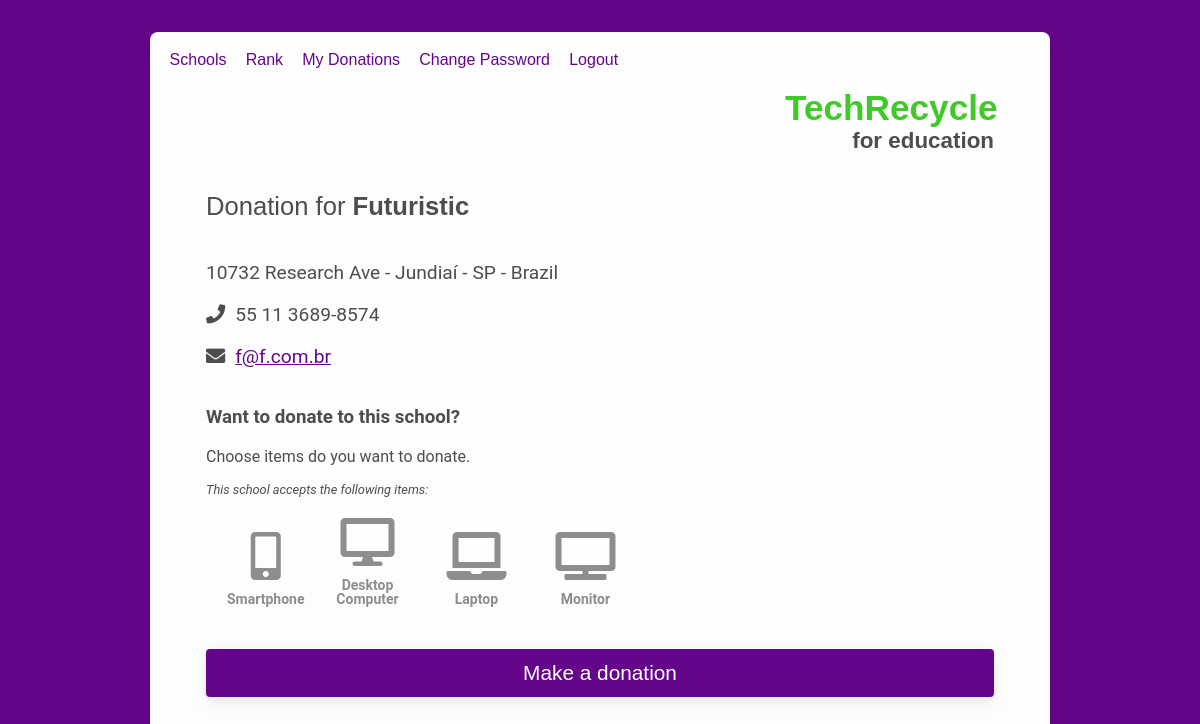
The page /school/1 (signed in) on the database its author committed.
### tables this page shows
CREATE TABLE "schools" (
	"id"	INTEGER,
	"name"	VARCHAR(255),
	"address"	VARCHAR(255),
	"city"	VARCHAR(255),
	"state"	VARCHAR(255),
	"country"	VARCHAR(255),
	"phone"	VARCHAR(20),
	"email"	VARCHAR(255),
	"password"	VARCHAR(255),
	"latitude"	Decimal(8, 6),
	"longitude"	Decimal(9, 6),
	"photo"	VARCHAR(255),
	PRIMARY KEY("id")
);

CREATE TABLE "school_items" (
	"id"	INTEGER,
	"school_id"	INTEGER NOT NULL,
	"item_id"	INTEGER NOT NULL,
	PRIMARY KEY("id" AUTOINCREMENT)
);

CREATE TABLE 'items' ( 'id' INTEGER PRIMARY KEY, 'name' VARCHAR(255), 'description' VARCHAR(255), 'icon' VARCHAR(255), 'scores' INTEGER );

### app.py (the view)
@app.route('/school/<schoolId>')
def ong(schoolId):
    if 'userId' in session:
        con = sql.connect(DATABASE)
        con.row_factory = sql.Row
        cursor = con.cursor()
        cursor.execute('SELECT * FROM `schools` WHERE id=?', [schoolId])
        school = cursor.fetchone()
        cursor.execute(
            'SELECT * FROM school_items INNER JOIN items ON items.id = school_items.item_id WHERE school_items.school_id=?', [schoolId])
        items = cursor.fetchall()
        return render_template('school.html', school=school, items=items)
    else:
        return redirect('/login')

### templates/school.html (shortened to what this page needs)
{% extends "layout.html" %} {% block link %}
<link rel="stylesheet" href="{{ url_for('static', filename='css/all.css') }}" />
{% endblock %} {% block pageTitle %} <span class="title">Donation for</span> {{
school['name'] }}{% endblock %} {% block content %}
<div id="school">
  <ul class="school-info">
    <li class="address">
      {{ school['address'] }} - {{ school['city'] }} - {{ school['state'] }} -
      {{ school['country'] }}
    </li>
    <li class="phone"><i class="fas fa-phone"> </i>{{ school['phone'] }}</li>
    <li class="email">
      <i class="fas fa-envelope"> </i
      ><a href="mailto:{{ school['email'] }}">{{ school['email'] }}</a>
    </li>
  </ul>
  <form action="/donate/{{ school['id'] }}" method="POST">
    <h3 class="marg-t marg-b">Want to donate to this school?</h3>
    <h4 class="marg-b normal">Choose items do you want to donate.</h4>
    <p class="descr">This school accepts the following items:</p>
    <div class="checks">
      <ul>
        {% for item in items %}
        <li>
          <label for="check-{{ item['name'] }}">
            <i class="fas {{ item['icon'] }} fa-3x">
              <h4 class="center">{{ item['name'] }}</h4>
            </i>
          </label>
        </li>
        {% endfor%}
      </ul>
    </div>
    <input type="submit" value="Make a donation" class="button solid" />
  </form>
</div>
{% endblock %}

### static/css/style.css (style rules this page uses)
:root { --primary: #4d4d4d; --secondary: #ffffff; --white: #fdfdfd; --darkgray: #3d3d3d; --lightgray: #8d8d8d; --lightergray: #f3f3f3; --green: #3fca28; --purple: #65068a; --font: 'Roboto', sans-serif; --shadow-small: 0px 2px 2px rgba(0, 0, 0, 0.04), 0px 2px 8px rgba(0, 0, 0, 0.08); --shadow: 0px 4px 4px rgba(0, 0, 0, 0.04), 0px 4px 16px rgba(0, 0, 0, 0.08); --shadow-big: 0px 8px 8px rgba(0, 0, 0, 0.04), 0px 8px 32px rgba(0, 0, 0, 0.08); }
* { margin: 0; padding: 0; -webkit-box-sizing: border-box; box-sizing: border-box; }
html, body, #root { max-height: 100vh; max-width: 100vw; height: 100%; width: 100%; }
body { padding: 2em; font-family: var(--font); color: var(--primary); background-color: var(--purple); }
a { color: var(--purple); }
header span { font-size: 1.4em; font-weight: bold; color: var(--primary); }
.button { width: 100%; font-size: 1.3em; text-align: center; text-decoration: none; border-radius: 4px; padding: 12px; margin: 20px 0; outline: none; border: none; cursor: pointer; display: block; -webkit-box-shadow: var(--shadow); box-shadow: var(--shadow); -webkit-transition: all 300ms ease-out; transition: all 300ms ease-out; }
.solid { color: var(--secondary); background-color: var(--purple); }
input[type='submit'], input[type='button'] { width: 100%; font-size: 1.3em; padding: 12px; margin: 20px 0; border: none; outline: none; cursor: pointer; -webkit-box-shadow: var(--shadow); box-shadow: var(--shadow); -webkit-transition: all 300ms ease-out; transition: all 300ms ease-out; }
.title { font-weight: normal; font-size: 1em; }
#school { height: 100%; display: -webkit-box; display: -ms-flexbox; display: flex; -webkit-box-orient: vertical; -webkit-box-direction: normal; -ms-flex-direction: column; flex-direction: column; -ms-flex-pack: distribute; justify-content: space-around; }
#school .descr { margin-top: 5px; font-size: 0.8em; font-style: italic; }
#school .school-info li { margin: 1em 0; font-size: 1.2em; }
#school .school-info li i { margin-right: 10px; }
#school ul li { list-style: none; }
#school .checks ul { list-style-type: none; }
#school .checks li { display: inline-block; }
#school .checks label { width: 85px; text-align: center; border: 1px solid var(--white); border-radius: 8px; padding: 10px; color: var(--lightgray); display: block; position: relative; margin: 10px; cursor: pointer; }
#school .checks label:before { background-color: var(--white); color: var(--white); content: ' '; display: block; border-radius: 50%; position: absolute; top: -7px; left: 60px; width: 30px; height: 30px; text-align: center; line-height: 28px; -webkit-transition-duration: 0.4s; transition-duration: 0.4s; -webkit-transform: scale(0); transform: scale(0); }
#school .checks label i { -webkit-transition-duration: 0.2s; transition-duration: 0.2s; -webkit-transform-origin: 50% 50%; transform-origin: 50% 50%; }
#school .checks label i h4 { font-size: 14px; font-family: var(--font); margin-top: 12px; }
.center { text-align: center; }
.marg-t { margin-top: 1em; }
.marg-b { margin-bottom: 1em; }
.normal { font-weight: normal; }

### static/css/all.css (style rules this page uses)
.fa, .fas, .far, .fal, .fad, .fab { -moz-osx-font-smoothing: grayscale; -webkit-font-smoothing: antialiased; display: inline-block; font-style: normal; font-variant: normal; text-rendering: auto; line-height: 1; }
.fa-3x { font-size: 3em; }
.fa-desktop:before { content: "\f108"; }
.fa-envelope:before { content: "\f0e0"; }
.fa-laptop:before { content: "\f109"; }
.fa-mobile-alt:before { content: "\f3cd"; }
.fa-phone:before { content: "\f095"; }
.fa-tv:before { content: "\f26c"; }

### rows shown on the page
schools: name "Futuristic", address "10732 Research Ave", city "Jundiaí", state "SP", country "Brazil", phone "55 11 3689-8574", email "f@f.com.br"
school_items: name "Smartphone"
school_items: name "Desktop Computer"
school_items: name "Laptop"
school_items: name "Monitor"
